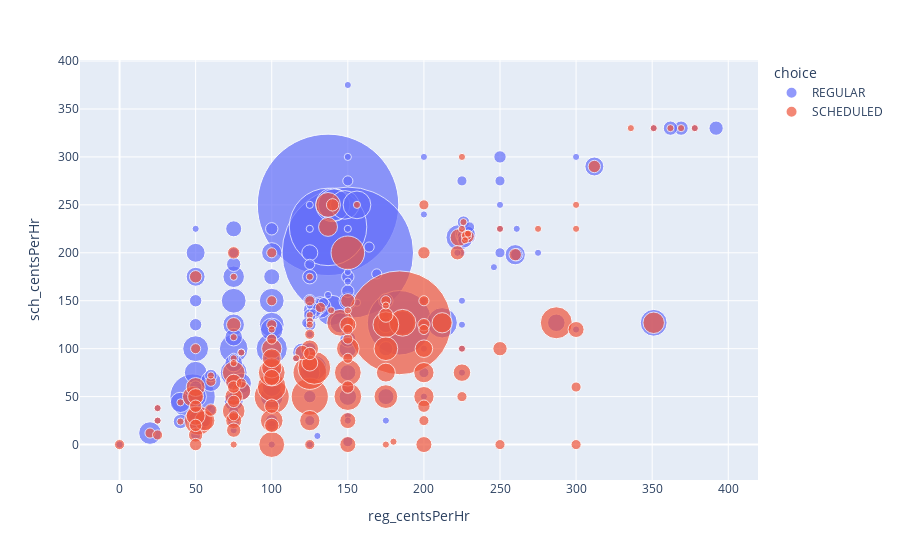

Source (notebook cell):
### Code cell
fig = px.scatter(data_frame=df2, y="sch_centsPerHr", x="reg_centsPerHr", color="choice", size="counts", size_max=100)

### Figure 1 — Plotly figure (JSON) as saved in the notebook; plotly's stock layout.template omitted (floating-point values rounded to 4 significant figures; data arrays with more than 128 entries replaced by an {"elided": "..."} marker saying what was removed)
{"data": [{"hovertemplate": "choice=REGULAR<br>reg_centsPerHr=%{x}<br>sch_centsPerHr=%{y}<br>counts=%{marker.size}<extra></extra>", "legendgroup": "REGULAR", "marker": {"color": "#636efa", "size": {"elided": "175 int values"}, "sizemode": "area", "sizeref": 0.039, "symbol": "circle"}, "mode": "markers", "name": "REGULAR", "orientation": "v", "showlegend": true, "type": "scatter", "x": {"elided": "175 int values"}, "xaxis": "x", "y": {"elided": "175 int values"}, "yaxis": "y"}, {"hovertemplate": "choice=SCHEDULED<br>reg_centsPerHr=%{x}<br>sch_centsPerHr=%{y}<br>counts=%{marker.size}<extra></extra>", "legendgroup": "SCHEDULED", "marker": {"color": "#EF553B", "size": {"elided": "146 int values"}, "sizemode": "area", "sizeref": 0.039, "symbol": "circle"}, "mode": "markers", "name": "SCHEDULED", "orientation": "v", "showlegend": true, "type": "scatter", "x": {"elided": "146 int values"}, "xaxis": "x", "y": {"elided": "146 int values"}, "yaxis": "y"}], "layout": {"legend": {"itemsizing": "constant", "title": {"text": "choice"}, "tracegroupgap": 0}, "margin": {"t": 60}, "xaxis": {"anchor": "y", "domain": [0, 1], "title": {"text": "reg_centsPerHr"}}, "yaxis": {"anchor": "x", "domain": [0, 1], "title": {"text": "sch_centsPerHr"}}}}
